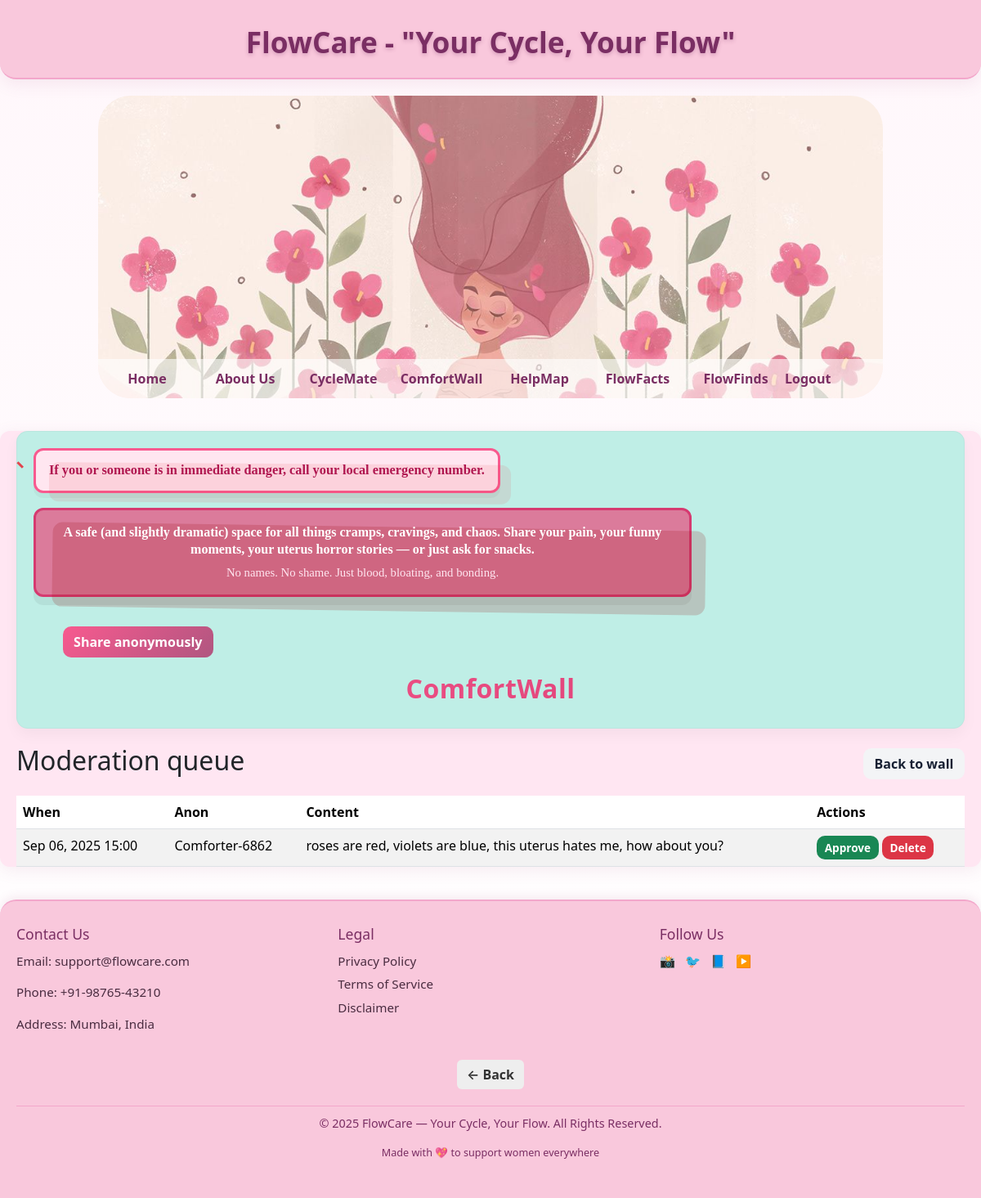
The app's page /comfortwall/moderation/ (signed in) with its own data.
### comfortwall/models.py (models this page shows, shortened)
class Post(models.Model):
    id = models.UUIDField(primary_key=True, default=uuid.uuid4, editable=False)
    content = models.TextField()
    mood = models.CharField(max_length=20, choices=MOOD_CHOICES, blank=True)
    tags = models.CharField(max_length=200, blank=True, help_text="Comma-separated tags")
    anon_name = models.CharField(max_length=30, default="Anonymous")
    session_key = models.CharField(max_length=100, blank=True)
    ip_hash = models.CharField(max_length=64, blank=True)
    is_approved = models.BooleanField(default=False)  # default: moderation queue
    is_flagged = models.BooleanField(default=False)
    reports_count = models.PositiveIntegerField(default=0)
    likes_count = models.PositiveIntegerField(default=0)
    created_at = models.DateTimeField(default=timezone.now)
    delete_token = models.CharField(
        max_length=64,
        blank=True,
        help_text="Token stored in user's session to allow self-delete"
    )
    class Meta:
        ordering = ["-created_at"]
        indexes = [
            models.Index(fields=["is_approved", "created_at"]),
        ]

### comfortwall/views.py (the view, shortened to what this page needs)
# urls.py: path("moderation/", views.moderation_queue, name="moderation"),
@staff_member_required
def moderation_queue(request):
    posts = Post.objects.filter(is_approved=False).order_by('-created_at')
    return render(request, 'comfortwall/moderation.html', {'posts': posts})

### comfortwall/templates/comfortwall/moderation.html (shortened to what this page needs)
{% extends "base.html" %}
{% load static %}
{% block head %}
<link rel="stylesheet" href="{% static 'comfortwall/css/comfortwall.css' %}">
{% endblock %}
{% block content %}
  {% include "comfortwall/_resource_banner.html" %}
  <div class="d-flex justify-content-between align-items-center mb-3">
    <h2>Moderation queue</h2>
    <a href="{% url 'comfortwall:list' %}" class="btn btn-secondary">Back to wall</a>
  </div>
  {% if posts %}
    <table class="table table-striped">
      <thead>
        <tr><th>When</th><th>Anon</th><th>Content</th><th>Actions</th></tr>
      </thead>
      <tbody>
        {% for post in posts %}
          <tr>
            <td>{{ post.created_at|date:"M d, Y H:i" }}</td>
            <td>{{ post.anon_name }}</td>
            <td>{{ post.content|truncatechars:200 }}</td>
            <td>
              <form method="post" style="display:inline;">{% csrf_token %}
                <button name="action" value="approve" class="btn btn-success btn-sm">Approve</button>
              </form>
              <form method="post" style="display:inline;">{% csrf_token %}
                <button name="action" value="delete" class="btn btn-danger btn-sm">Delete</button>
              </form>
            </td>
          </tr>
        {% endfor %}
      </tbody>
    </table>
  {% else %}
    <p>No posts awaiting moderation.</p>
  {% endif %}
{% endblock %}

### static/css/base.css (style rules this page uses)
* { margin: 0; padding: 0; box-sizing: border-box; }
body { font-family: 'Segoe UI', Tahoma, Geneva, Verdana, sans-serif; background-color: #fff0f6; color: #4a2c40; line-height: 1.7; }

### static/css/cyclemate.css (style rules this page uses)
:root { --bg: #ffffff; --text: #4a2c40; --muted: #9e5f89; --card-border: #f3a7cb; --card-bg: #ffffff; --soft-pink: #fdf2f8; --pink-600: #e05c99; --pink-700: #7a2e63; --accent-shadow: rgba(168, 80, 130, 0.12); --mint-500: #34d399; --mint-400: #a7f3d0; --sky-400: #38bdf8; --sky-300: #7dd3fc; --yellow-400: #f59e0b; --yellow-300: #fcd34d; --container-max: 980px; --gutter: 16px; --radius-lg: 12px; --radius-md: 8px; --font-sans: "Helvetica Neue", Arial, sans-serif; --h2-size: 1.6rem; --card-h3-size: 1.15rem; --shadow-soft: 0 6px 18px var(--accent-shadow); --shadow-sm: 0 4px 8px rgba(0,0,0,0.06); --ease: cubic-bezier(.2,.9,.3,1); --transition-fast: 160ms var(--ease); }

### flowfinds/static/flowfinds/flowfinds.css (style rules this page uses)
:root { --bg-100: #fff7fb; --bg-200: #ffffff; --accent: #86476d; --soft-pink: #eba8c2; --muted: #6b6b6b; --card-bg: #ffffff; --shadow: 0 6px 18px rgba(134,71,109,0.08); --shadow-strong: 0 12px 30px rgba(134,71,109,0.12); --radius-lg: 14px; --radius-sm: 8px; --gap: 1rem; --transition: 180ms cubic-bezier(.2,.9,.3,1); --font-sans: "Poppins", system-ui, -apple-system, "Segoe UI", Roboto, "Helvetica Neue", Arial, sans-serif; --text: #222; --muted-2: #777; }
* { box-sizing:border-box }
html,body { height:100% }
body { background: linear-gradient(180deg, var(--bg-100), var(--bg-200)); color: var(--text); font-family: var(--font-sans); margin: 0; padding: 0; -webkit-font-smoothing:antialiased; -moz-osx-font-smoothing:grayscale; line-height:1.45; }

### comfortwall/static/css/comfortwall.css (style rules this page uses)
:root { --cw-accent: #f85a8f; --cw-accent-deep: #b05680; --cw-accent-soft: #fff2f6; --cw-muted: #5b6470; --cw-border: rgba(207,173,187,0.2); --cw-shadow: 0 10px 28px rgba(138,43,93,0.06); --cw-radius-lg: 14px; --cw-radius-sm: 8px; --max-width: 1100px; }
.btn { border-radius: 10px; padding: .45rem .85rem; font-weight: 700; cursor: pointer; border: none; }
.btn-secondary { background: #f3f4f6; color: #172033; }
.btn-sm { padding: .28rem .6rem; font-size: .85rem; }

### records on screen
Post: created_at "Sep 06, 2025 15:00", anon_name "Comforter-6862", content "roses are red, violets are blue, this uterus hates me, how about you?"
